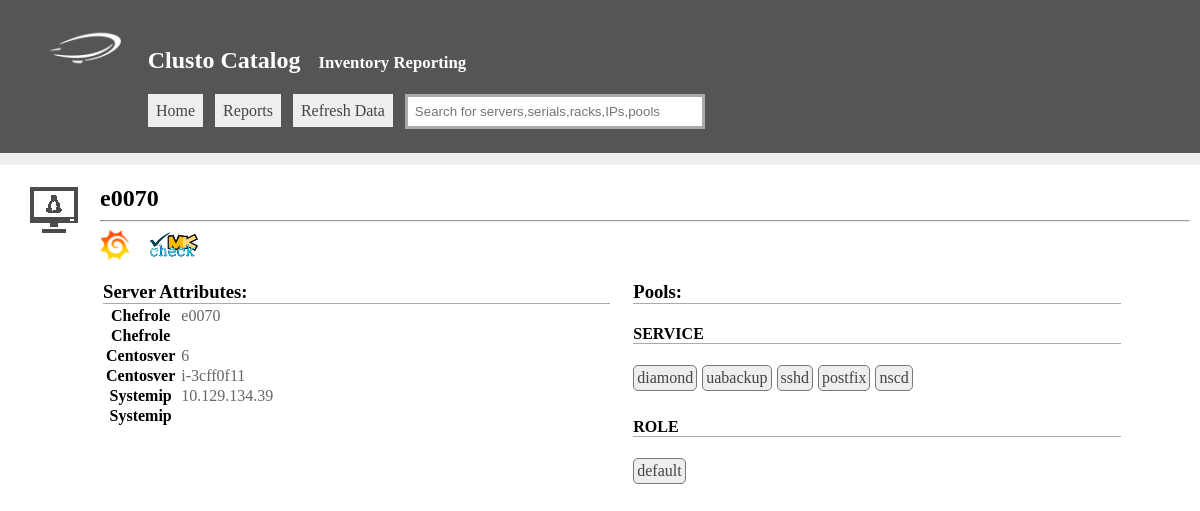
Page /view.php?type=server&id=4150 on the committed database.
### tables this page shows
CREATE TABLE 'server' ('id'  INTEGER PRIMARY KEY,'name'  TEXT,'chef_role'  TEXT,'serial'  TEXT,'dracip'  TEXT,'model'  TEXT,'aws_ami'  TEXT,'centosver'  TEXT,'drivetype'  TEXT,'drivecount'  INTEGER,'aws_instance_id'  TEXT,'systemip'  TEXT,'memory'  INTEGER,'proc'  TEXT,'cores'  INTEGER,'cpus'  INTEGER,'env'  TEXT,'tengb'  BOOL,'raid'  TEXT);

CREATE TABLE 'pool' ('id'  INTEGER PRIMARY KEY,'name'  TEXT,'type'  TEXT);

### connectors.php (called while the page is built, shortened)
<?php
class sqlite
{
	function __construct($config){
		$this->config=$config;
	}
	public function search($q){
		$ret=array();
		$hdl=new SQLite3($this->config['filename']);
		$result = $hdl->query($q);
		if($result) {
			while ($row = @$result->fetchArray(SQLITE3_ASSOC)) {
				$ret[] = $row;
			}
		}
		return $ret;
	}
}

### config.php (called while the page is built, shortened)
<?php
$displayoptions['server']['name']=array('disp'=>'Name',    'tab'=>'server',    'col'=>'name');
$displayoptions['server']['Serial']=array('disp'=>'Serial',    'tab'=>'server',    'col'=>'serial');
$displayoptions['server']['Model']=array('disp'=>'Model',      'tab'=>'server',    'col'=>'model');
$displayoptions['server']['Chefrole']=array('disp'=>'Chefrole',      'tab'=>'server',    'col'=>'chef_role');
$displayoptions['server']['Dracip']=array('disp'=>'Dracip',      'tab'=>'server',    'col'=>'dracip');
$displayoptions['server']['Systemip']=array('disp'=>'Systemip',      'tab'=>'server',    'col'=>'systemip');
$displayoptions['server']['Centosver']=array('disp'=>'Centosver ',      'tab'=>'server',    'col'=>'centosver');
$displayoptions['server']['Drivetype']=array('disp'=>'Drivetype',      'tab'=>'server',    'col'=>'drivetype');
$displayoptions['server']['Drivecount']=array('disp'=>'Drivecount',      'tab'=>'server',    'col'=>'drivecount');
$displayoptions['server']['Memory']=array('disp'=>'Memory',      'tab'=>'server',    'col'=>'memory');
$displayoptions['server']['Proc']=array('disp'=>'Proc',      'tab'=>'server',    'col'=>'proc');
$displayoptions['server']['Cores']=array('disp'=>'Cores',      'tab'=>'server',    'col'=>'cores');
$displayoptions['server']['Type']=array('disp'=>'Type',      'tab'=>'s2',    'col'=>'servertype');
$displayoptions['server']['Rack']=array('disp'=>'Rack',      'tab'=>'rack',    'col'=>'name');
$displayoptions['server']['Raid']=array('disp'=>'Raid',      'tab'=>'server',    'col'=>'raid');

### templates/server.php (the view, shortened to what this page needs)
<?php
$serverinfo=$sqlite->search("select *,(case when server.name like 's%' then 'physical' when server.name like 'e%' then 'aws' else 'unknown' end) AS servertype from server where id='$id'");
$serverinfo=$serverinfo[0];
$serverpools=$sqlite->search("select distinct pool.name,pool.id,pool.type from poolservermap left join pool on poolservermap.poolid = pool.id where poolservermap.serverid = $id");
$rackinfo=$sqlite->search(" select rack.name,rack.id,ru from rackservermap left join rack on rackservermap.rackid = rack.id where rackservermap.serverid = $id");
if($serverinfo){
    echo "<img src='./images/icons/linux.png' style='opacity:.7;float:left;margin-right:15px'/>";
    echo "<div style='padding-left:70px'>";
    echo "<h2>".$serverinfo['name']."</h2><hr>";
    $to=(time()*1000);
    $from=($to - 60*60*3000);
    echo "<a style='text-decoration:none' target='_blank' href='https://grafana.prod.urbanairship.com/dashboard/db/server-overview?from=$from&to=$to&var-server=".$serverinfo['name']."'>
    <img style='vertical-align:middle;height:30px' src='./images/grafanalogo.png' /></a>&nbsp;&nbsp;&nbsp;&nbsp;";
    echo "<a style='text-decoration:none' target='_blank' href='https://monitoring.prod.urbanairship.com/check_mk/view.py?view_name=host&host=".$serverinfo['name']."'>
    <img style='vertical-align:middle;height:30px' src='./images/checkmklogo.png' /></a><br /><br />";
    echo "<table><tr><td style='width:30%;'>";
    echo "<h3 style='border-bottom:1px solid #aaa;margin:0px'>Server Attributes:</h3>";
    echo "<table class='stats'>";
    if($serverinfo['servertype']=='aws'){
        $fields=array('aws_instance_id','aws_ami');
    }else {
        if($rackinfo){
            $rackinfo=$rackinfo[0];
            $server['location']="<a href='./view.php?type=rack&id=".$rackinfo['id']."'>".$rackinfo['name']."</a> Slot ".$rackinfo['ru'];
        }
        $fields = array('serial','model','dracip','drivetype','drivercount','memory','proc','cores','tengb');
    }
    $common=array('systemip','chef_role','centosver','env');
    $fields=array_merge($fields,$common);
    foreach($serverinfo as $k=>$server){
        if(in_array($k,$fields)) {
            $displayoptions['server']['name']=array('disp'=>'Name',    'tab'=>'server',    'col'=>'name');
            foreach($displayoptions['server'] as $option){
                if($option['col']==$k){
                    $disp=$option['disp'];
                }
            }
            echo "<tr><th>".$disp."</th><td>" . $server . "</td></tr>";
        }
    }
    echo "</table>";
    echo "</td><td style='width:30%;padding-left:20px;'>";
    if($serverpools){
        echo "<h3 style='border-bottom:1px solid #aaa;margin:0px'>Pools:</h3>";
        foreach($serverpools as $pool){
            $mypools[$pool['type']][]=$pool;
        }
        foreach($mypools as $cat=>$pools){
            echo "<h4 style='border-bottom:1px solid #aaa'>".strtoupper(str_replace("_pool","",$cat))."</h4>";
            foreach($pools as $pool){
                echo "<a href='./view.php?type=pool&id=".$pool['id']."' class='floatbox'>".$pool['name']."</a>";
            }
        }
    }
    echo "</td></tr></table>";
    echo "</div>";
}

### mainstyle.css (style rules this page uses)
body { padding:0xp;margin:0px; }
#viewbox h2 { margin:0px }
.floatbox { display:inline-block;padding:3px;border:1px solid #777; border-radius:5px;background:#eee;color:#444;text-decoration:none;background:#eee;margin-right:5px;margin-bottom:5px; }
table.stats { border:2px solid #fff;padding:3px;border-collapse: collapse }
table.stats td { padding-left:5px;color:#666 }
td { vertical-align:top }

### rows in the picture
server: name "e0070", chef_role "e0070", centosver "6", aws_instance "i-3cff0f11", systemip "10.129.134.39"
pool: name "diamond"
pool: name "uabackup"
pool: name "sshd"
pool: name "postfix"
pool: name "nscd"
pool: name "default"

### other values in the picture
$mastertitle "Clusto Catalog"
$tagline "Inventory Reporting"
$disp "Chefrole"
$disp "Centosver"
$disp "Systemip"
str_replace("_pool","",$cat) "SERVICE"
str_replace("_pool","",$cat) "ROLE"
